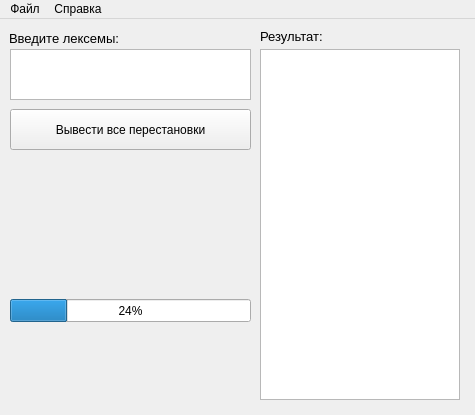
<?xml version="1.0" encoding="UTF-8"?>
<ui version="4.0">
 <class>MainWindow</class>
 <widget class="QMainWindow" name="MainWindow">
  <property name="geometry">
   <rect>
    <x>0</x>
    <y>0</y>
    <width>475</width>
    <height>415</height>
   </rect>
  </property>
  <property name="windowTitle">
   <string>Лаб. Работа №1</string>
  </property>
  <widget class="QWidget" name="centralWidget">
   <widget class="QLabel" name="label">
    <property name="geometry">
     <rect>
      <x>9</x>
      <y>9</y>
      <width>191</width>
      <height>21</height>
     </rect>
    </property>
    <property name="text">
     <string>&lt;html&gt;&lt;head/&gt;&lt;body&gt;&lt;p align=&quot;justify&quot;&gt;&lt;span style=&quot; font-size:10pt;&quot;&gt;Введите лексемы:&lt;/span&gt;&lt;/p&gt;&lt;/body&gt;&lt;/html&gt;</string>
    </property>
   </widget>
   <widget class="QTextEdit" name="textEdit">
    <property name="geometry">
     <rect>
      <x>10</x>
      <y>30</y>
      <width>241</width>
      <height>51</height>
     </rect>
    </property>
    <property name="html">
     <string>&lt;!DOCTYPE HTML PUBLIC &quot;-//W3C//DTD HTML 4.0//EN&quot; &quot;http://www.w3.org/TR/REC-html40/strict.dtd&quot;&gt;
&lt;html&gt;&lt;head&gt;&lt;meta name=&quot;qrichtext&quot; content=&quot;1&quot; /&gt;&lt;style type=&quot;text/css&quot;&gt;
p, li { white-space: pre-wrap; }
&lt;/style&gt;&lt;/head&gt;&lt;body style=&quot; font-family:'MS Shell Dlg 2'; font-size:8.25pt; font-weight:400; font-style:normal;&quot;&gt;
&lt;p style=&quot;-qt-paragraph-type:empty; margin-top:0px; margin-bottom:0px; margin-left:0px; margin-right:0px; -qt-block-indent:0; text-indent:0px; font-size:7.8pt;&quot;&gt;&lt;br /&gt;&lt;/p&gt;&lt;/body&gt;&lt;/html&gt;</string>
    </property>
   </widget>
   <widget class="QPushButton" name="pushButton_2">
    <property name="geometry">
     <rect>
      <x>10</x>
      <y>90</y>
      <width>241</width>
      <height>41</height>
     </rect>
    </property>
    <property name="text">
     <string>Вывести все перестановки</string>
    </property>
   </widget>
   <widget class="QLabel" name="label_2">
    <property name="geometry">
     <rect>
      <x>260</x>
      <y>10</y>
      <width>64</width>
      <height>16</height>
     </rect>
    </property>
    <property name="text">
     <string>&lt;html&gt;&lt;head/&gt;&lt;body&gt;&lt;p&gt;&lt;span style=&quot; font-size:10pt;&quot;&gt;Результат:&lt;/span&gt;&lt;/p&gt;&lt;/body&gt;&lt;/html&gt;</string>
    </property>
   </widget>
   <widget class="QTextEdit" name="textEdit_2">
    <property name="geometry">
     <rect>
      <x>260</x>
      <y>30</y>
      <width>200</width>
      <height>351</height>
     </rect>
    </property>
    <property name="readOnly">
     <bool>true</bool>
    </property>
   </widget>
   <widget class="QProgressBar" name="progressBar">
    <property name="geometry">
     <rect>
      <x>10</x>
      <y>280</y>
      <width>241</width>
      <height>23</height>
     </rect>
    </property>
    <property name="value">
     <number>24</number>
    </property>
   </widget>
   <widget class="QLabel" name="label_3">
    <property name="geometry">
     <rect>
      <x>10</x>
      <y>250</y>
      <width>230</width>
      <height>30</height>
     </rect>
    </property>
    <property name="text">
     <string/>
    </property>
   </widget>
  </widget>
  <widget class="QMenuBar" name="menuBar">
   <property name="geometry">
    <rect>
     <x>0</x>
     <y>0</y>
     <width>475</width>
     <height>21</height>
    </rect>
   </property>
   <widget class="QMenu" name="menu">
    <property name="title">
     <string>Файл</string>
    </property>
    <addaction name="action"/>
    <addaction name="action_2"/>
   </widget>
   <widget class="QMenu" name="menu_2">
    <property name="title">
     <string>Справка</string>
    </property>
    <addaction name="action_3"/>
    <addaction name="action_4"/>
   </widget>
   <addaction name="menu"/>
   <addaction name="menu_2"/>
  </widget>
  <action name="action">
   <property name="text">
    <string>Добавить файл</string>
   </property>
  </action>
  <action name="action_2">
   <property name="text">
    <string>Сохранить результат в файл</string>
   </property>
  </action>
  <action name="action_3">
   <property name="text">
    <string>О программе</string>
   </property>
  </action>
  <action name="action_4">
   <property name="text">
    <string>О работе</string>
   </property>
  </action>
 </widget>
 <layoutdefault spacing="6" margin="11"/>
 <resources/>
 <connections/>
</ui>
